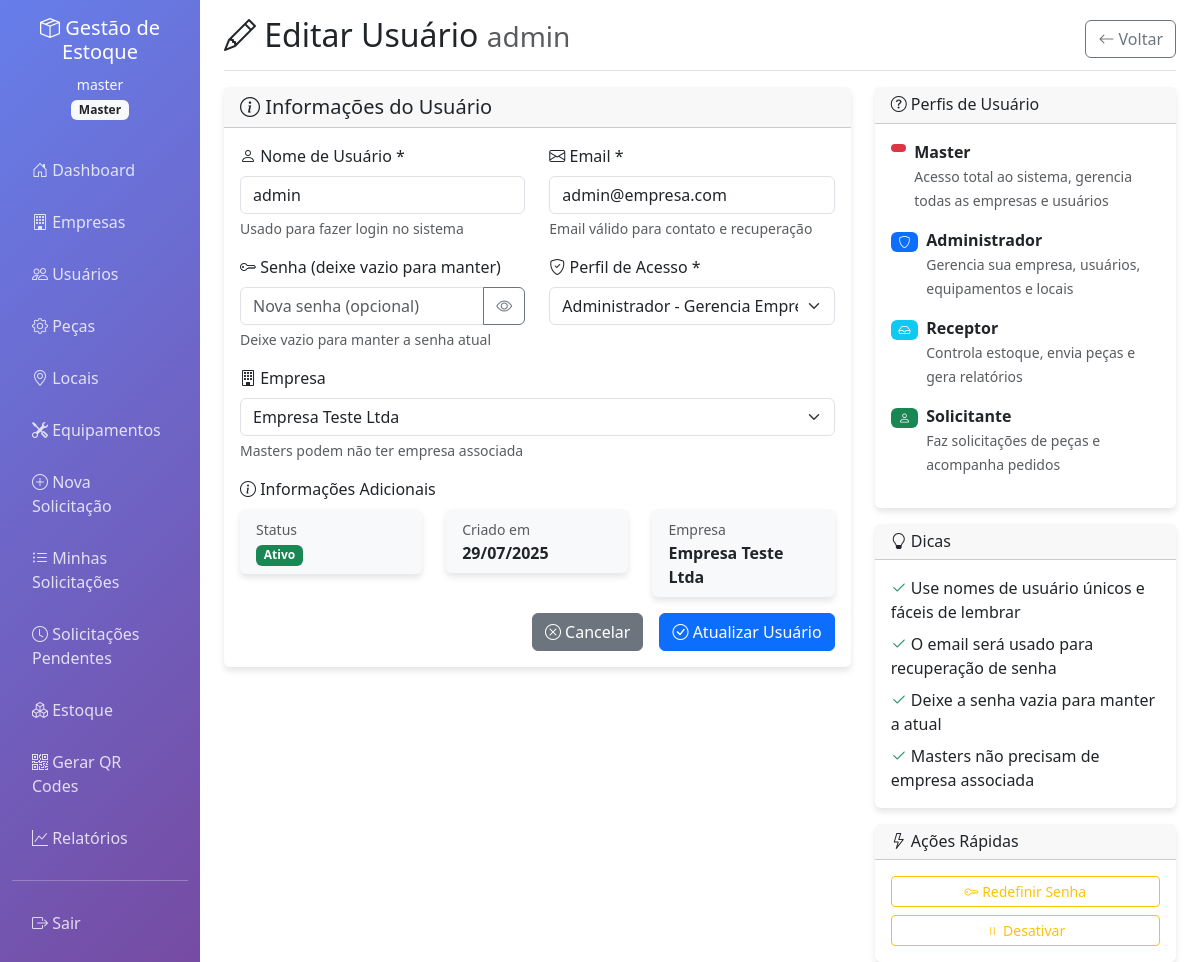
Before: /users/2/edit (signed in) with the older database file.
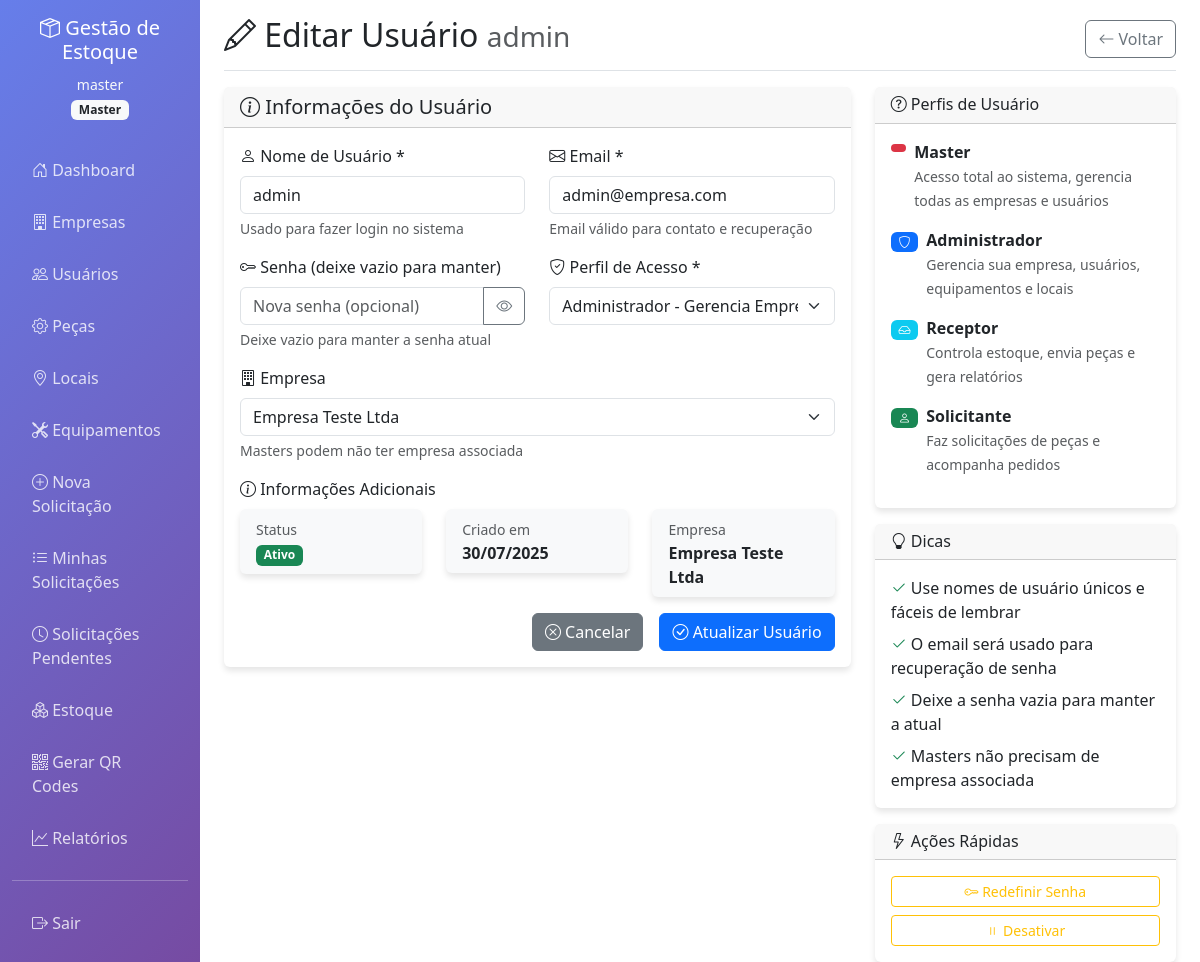
After: the same page with the newer database file.
### app.py (models this page shows)
class User(UserMixin, db.Model):
    id = db.Column(db.Integer, primary_key=True)
    username = db.Column(db.String(80), unique=True, nullable=False)
    email = db.Column(db.String(120), unique=True, nullable=False)
    password_hash = db.Column(db.String(255), nullable=False)
    role = db.Column(db.String(20), nullable=False)  # master, admin, solicitante, receptor
    company_id = db.Column(db.Integer, db.ForeignKey('company.id'), nullable=True)
    is_active = db.Column(db.Boolean, default=True)
    created_at = db.Column(db.DateTime, default=datetime.utcnow)
    company = db.relationship('Company', backref='users')

class Company(db.Model):
    id = db.Column(db.Integer, primary_key=True)
    name = db.Column(db.String(100), nullable=False)
    cnpj = db.Column(db.String(20), unique=True)
    address = db.Column(db.Text)
    contact_email = db.Column(db.String(120))
    is_active = db.Column(db.Boolean, default=True)
    created_at = db.Column(db.DateTime, default=datetime.utcnow)

### app.py (the view, shortened to what this page needs)
@app.route('/users/<int:id>/edit', methods=['GET', 'POST'])
@login_required
@role_required('master', 'admin')
def edit_user(id):
    user = User.query.get_or_404(id)
    if current_user.role == 'admin' and user.company_id != current_user.company_id:
        flash('Você só pode editar usuários de sua empresa!', 'error')
        return redirect(url_for('manage_users'))
    companies = Company.query.filter_by(is_active=True).all() if current_user.role == 'master' else [
        current_user.company]
    return render_template('user_form.html', user=user, companies=companies, edit=True)

### app.py (called while the page is built)
@app.context_processor
def inject_now():
    return {'now': datetime.utcnow()}

def role_required(*roles):
    def decorator(f):
        @wraps(f)
        def decorated_function(*args, **kwargs):
            if not current_user.is_authenticated or current_user.role not in roles:
                flash('Acesso negado. Você não tem permissão para acessar esta página.', 'error')
                return redirect(url_for('dashboard'))
            return f(*args, **kwargs)
        return decorated_function
    return decorator

@login_manager.user_loader
def load_user(user_id):
    return User.query.get(int(user_id))

### templates/user_form.html (shortened to what the changed rows need)
{% extends "base.html" %}
{% block content %}
<div class="d-flex justify-content-between flex-wrap flex-md-nowrap align-items-center pt-3 pb-2 mb-3 border-bottom">
    <h1 class="h2">
        <i class="bi bi-{{ 'pencil' if edit else 'person-plus' }}"></i>
        {{ 'Editar' if edit else 'Novo' }} Usuário
        {% if edit and user %}
        <small class="text-muted">{{ user.username }}</small>
        {% endif %}
    </h1>
</div>
<div class="row">
    <div class="col-md-8">
        <div class="card">
            <div class="card-body">
                <form method="POST" id="userForm">
                    <div class="row">
                        <div class="col-md-6">
                            <div class="mb-3">
                                <label for="username" class="form-label">
                                    <i class="bi bi-person"></i> Nome de Usuário *
                                </label>
                                <input type="text"
                                       class="form-control"
                                       id="username"
                                       name="username"
                                       value="{{ user.username if edit else '' }}"
                                       required
                                       placeholder="Digite o nome de usuário">
                                <div class="form-text">
                                    Usado para fazer login no sistema
                                </div>
                            </div>
                        </div>
                        <div class="col-md-6">
                            <div class="mb-3">
                                <label for="email" class="form-label">
                                    <i class="bi bi-envelope"></i> Email *
                                </label>
                                <input type="email"
                                       class="form-control"
                                       id="email"
                                       name="email"
                                       value="{{ user.email if edit else '' }}"
                                       required
                                       placeholder="usuario@empresa.com">
                                <div class="form-text">
                                    Email válido para contato e recuperação
                                </div>
                            </div>
                        </div>
                    </div>
                    <div class="row">
                        <div class="col-md-6">
                            <div class="mb-3">
                                <label for="role" class="form-label">
                                    <i class="bi bi-shield-check"></i> Perfil de Acesso *
                                </label>
                                <select class="form-select" id="role" name="role" required onchange="handleRoleChange()">
                                    <option value="admin"
                                            {% if edit and user.role == 'admin' %}selected{% endif %}>
                                        Administrador - Gerencia Empresa
                                    </option>
                                </select>
                            </div>
                        </div>
                    </div>
                    {% if current_user.role == 'master' %}
                    <div class="mb-3" id="companyField">
                        <label for="company_id" class="form-label">
                            <i class="bi bi-building"></i> Empresa
                        </label>
                        <select class="form-select" id="company_id" name="company_id">
                            {% for company in companies %}
                            <option value="{{ company.id }}"
                                    {% if edit and user.company_id == company.id %}selected{% endif %}>
                                {{ company.name }}
                            </option>
                            {% endfor %}
                        </select>
                        <div class="form-text">
                            Masters podem não ter empresa associada
                        </div>
                    </div>
                    {% else %}
                    <input type="hidden" name="company_id" value="{{ current_user.company_id }}">
                    {% endif %}
                    {% if edit %}
                    <div class="mb-3">
                        <label class="form-label">
                            <i class="bi bi-info-circle"></i> Informações Adicionais
                        </label>
                        <div class="row">
                            <div class="col-md-4">
                                <div class="card bg-light">
                                    <div class="card-body py-2">
                                        <small class="text-muted">Status</small><br>
                                        <span class="badge {{ 'bg-success' if user.is_active else 'bg-secondary' }}">
                                            {{ 'Ativo' if user.is_active else 'Inativo' }}
                                        </span>
                                    </div>
                                </div>
                            </div>
                            <div class="col-md-4">
                                <div class="card bg-light">
                                    <div class="card-body py-2">
                                        <small class="text-muted">Criado em</small><br>
                                        <strong>{{ user.created_at.strftime('%d/%m/%Y') }}</strong>
                                    </div>
                                </div>
                            </div>
                            <div class="col-md-4">
                                <div class="card bg-light">
                                    <div class="card-body py-2">
                                        <small class="text-muted">Empresa</small><br>
                                        <strong>{{ user.company.name if user.company else 'Sistema' }}</strong>
                                    </div>
                                </div>
                            </div>
                        </div>
                    </div>
                    {% endif %}
                </form>
            </div>
        </div>
    </div>
    <div class="col-md-4">
        {% if edit %}
        <div class="card mt-3">
            <div class="card-body">
                <div class="d-grid gap-2">
                    {% if user.id != current_user.id %}
                    <button type="button" class="btn btn-outline-warning btn-sm" onclick="resetUserPassword()">
                        <i class="bi bi-key"></i> Redefinir Senha
                    </button>
                    <button type="button" class="btn btn-outline-{{ 'success' if not user.is_active else 'warning' }} btn-sm" onclick="toggleUserStatus()">
                        <i class="bi bi-{{ 'play' if not user.is_active else 'pause' }}"></i>
                        {{ 'Ativar' if not user.is_active else 'Desativar' }}
                    </button>
                    {% endif %}
                </div>
            </div>
        </div>
        {% endif %}
    </div>
</div>
{% endblock %}

Changed rows visible on the page:
changed User "admin": created_at "29/07/2025" → "30/07/2025"
